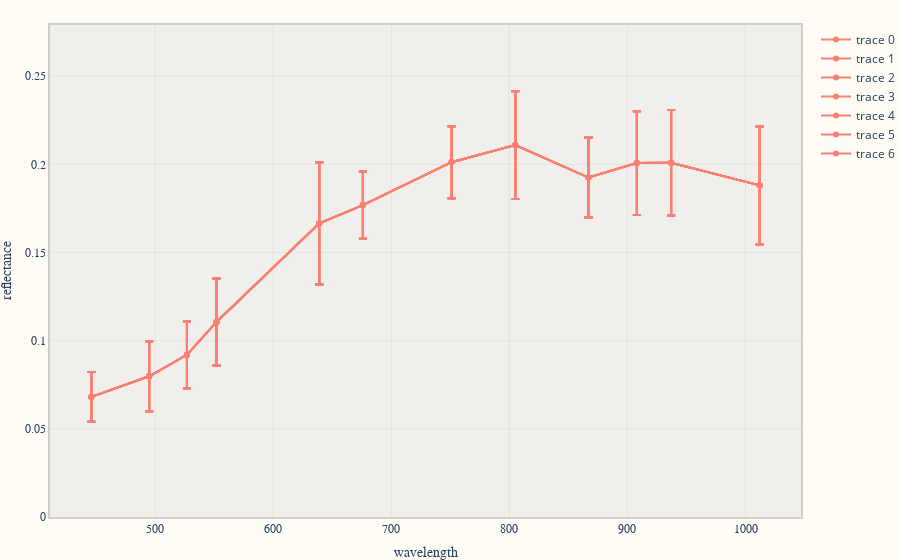

Notebook source saved alongside this figure:
### Code cell
%time fig.add_trace(scatter)

### Figure 1 — Plotly figure (JSON) as saved in the notebook; plotly's stock layout.template omitted (floating-point values rounded to 4 significant figures)
{"data": [{"error_y": {"array": [0.01415, 0.01989, 0.01892, 0.02468, 0.03472, 0.01904, 0.02044, 0.03059, 0.02266, 0.02938, 0.02994, 0.03346], "visible": true}, "line": {"color": "#fa8072"}, "mode": "lines+markers", "text": ["L2_R2, 446", "L0B_R0B, 495", "L1_R1, 527", "R0G_L0G, 552", "R0R_L0R, 639", "L4, 676", "L3, 751", "R3, 805", "L5, 867", "R4, 908", "R5, 937", "L6_R6, 1012"], "type": "scatter", "x": [446, 495, 527, 552, 639, 676, 751, 805, 867, 908, 937, 1012], "y": [0.0681, 0.07983, 0.09198, 0.1106, 0.1665, 0.1769, 0.2013, 0.211, 0.1925, 0.2007, 0.201, 0.1881]}, {"error_y": {"array": [0.01415, 0.01989, 0.01892, 0.02468, 0.03472, 0.01904, 0.02044, 0.03059, 0.02266, 0.02938, 0.02994, 0.03346], "visible": true}, "line": {"color": "#fa8072"}, "mode": "lines+markers", "text": ["L2_R2, 446", "L0B_R0B, 495", "L1_R1, 527", "R0G_L0G, 552", "R0R_L0R, 639", "L4, 676", "L3, 751", "R3, 805", "L5, 867", "R4, 908", "R5, 937", "L6_R6, 1012"], "type": "scatter", "x": [446, 495, 527, 552, 639, 676, 751, 805, 867, 908, 937, 1012], "y": [0.0681, 0.07983, 0.09198, 0.1106, 0.1665, 0.1769, 0.2013, 0.211, 0.1925, 0.2007, 0.201, 0.1881]}, {"error_y": {"array": [0.01415, 0.01989, 0.01892, 0.02468, 0.03472, 0.01904, 0.02044, 0.03059, 0.02266, 0.02938, 0.02994, 0.03346], "visible": true}, "line": {"color": "#fa8072"}, "mode": "lines+markers", "text": ["L2_R2, 446", "L0B_R0B, 495", "L1_R1, 527", "R0G_L0G, 552", "R0R_L0R, 639", "L4, 676", "L3, 751", "R3, 805", "L5, 867", "R4, 908", "R5, 937", "L6_R6, 1012"], "type": "scatter", "x": [446, 495, 527, 552, 639, 676, 751, 805, 867, 908, 937, 1012], "y": [0.0681, 0.07983, 0.09198, 0.1106, 0.1665, 0.1769, 0.2013, 0.211, 0.1925, 0.2007, 0.201, 0.1881]}, {"error_y": {"array": [0.01415, 0.01989, 0.01892, 0.02468, 0.03472, 0.01904, 0.02044, 0.03059, 0.02266, 0.02938, 0.02994, 0.03346], "visible": true}, "line": {"color": "#fa8072"}, "mode": "lines+markers", "text": ["L2_R2, 446", "L0B_R0B, 495", "L1_R1, 527", "R0G_L0G, 552", "R0R_L0R, 639", "L4, 676", "L3, 751", "R3, 805", "L5, 867", "R4, 908", "R5, 937", "L6_R6, 1012"], "type": "scatter", "x": [446, 495, 527, 552, 639, 676, 751, 805, 867, 908, 937, 1012], "y": [0.0681, 0.07983, 0.09198, 0.1106, 0.1665, 0.1769, 0.2013, 0.211, 0.1925, 0.2007, 0.201, 0.1881]}, {"error_y": {"array": [0.01415, 0.01989, 0.01892, 0.02468, 0.03472, 0.01904, 0.02044, 0.03059, 0.02266, 0.02938, 0.02994, 0.03346], "visible": true}, "line": {"color": "#fa8072"}, "mode": "lines+markers", "text": ["L2_R2, 446", "L0B_R0B, 495", "L1_R1, 527", "R0G_L0G, 552", "R0R_L0R, 639", "L4, 676", "L3, 751", "R3, 805", "L5, 867", "R4, 908", "R5, 937", "L6_R6, 1012"], "type": "scatter", "x": [446, 495, 527, 552, 639, 676, 751, 805, 867, 908, 937, 1012], "y": [0.0681, 0.07983, 0.09198, 0.1106, 0.1665, 0.1769, 0.2013, 0.211, 0.1925, 0.2007, 0.201, 0.1881]}, {"error_y": {"array": [0.01415, 0.01989, 0.01892, 0.02468, 0.03472, 0.01904, 0.02044, 0.03059, 0.02266, 0.02938, 0.02994, 0.03346], "visible": true}, "line": {"color": "#fa8072"}, "mode": "lines+markers", "text": ["L2_R2, 446", "L0B_R0B, 495", "L1_R1, 527", "R0G_L0G, 552", "R0R_L0R, 639", "L4, 676", "L3, 751", "R3, 805", "L5, 867", "R4, 908", "R5, 937", "L6_R6, 1012"], "type": "scatter", "x": [446, 495, 527, 552, 639, 676, 751, 805, 867, 908, 937, 1012], "y": [0.0681, 0.07983, 0.09198, 0.1106, 0.1665, 0.1769, 0.2013, 0.211, 0.1925, 0.2007, 0.201, 0.1881]}, {"error_y": {"array": [0.01415, 0.01989, 0.01892, 0.02468, 0.03472, 0.01904, 0.02044, 0.03059, 0.02266, 0.02938, 0.02994, 0.03346], "visible": true}, "line": {"color": "#fa8072"}, "mode": "lines+markers", "text": ["L2_R2, 446", "L0B_R0B, 495", "L1_R1, 527", "R0G_L0G, 552", "R0R_L0R, 639", "L4, 676", "L3, 751", "R3, 805", "L5, 867", "R4, 908", "R5, 937", "L6_R6, 1012"], "type": "scatter", "x": [446, 495, 527, 552, 639, 676, 751, 805, 867, 908, 937, 1012], "y": [0.0681, 0.07983, 0.09198, 0.1106, 0.1665, 0.1769, 0.2013, 0.211, 0.1925, 0.2007, 0.201, 0.1881]}], "layout": {"margin": {"b": 0, "l": 10, "r": 10, "t": 25}, "paper_bgcolor": "rgba(254,252,245,1)", "plot_bgcolor": "rgba(0,0,50,0.05)", "xaxis": {"gridcolor": "rgba(0,0,50,0.05)", "linecolor": "rgba(0,0,25,0.18)", "linewidth": 2, "mirror": true, "showgrid": true, "showline": true, "spikecolor": "rgba(0,0,25,0.18)", "tickcolor": "rgba(36,28,1,1)", "tickfont": {"family": "Fira Mono"}, "title": {"font": {"family": "Fira Mono"}, "text": "wavelength"}, "zerolinecolor": "rgba(0,0,25,0.18)"}, "yaxis": {"gridcolor": "rgba(0,0,50,0.05)", "linecolor": "rgba(0,0,25,0.18)", "linewidth": 2, "mirror": true, "range": [0, 0.2791], "showgrid": true, "showline": true, "spikecolor": "rgba(0,0,25,0.18)", "tickcolor": "rgba(36,28,1,1)", "tickfont": {"family": "Fira Mono"}, "title": {"font": {"family": "Fira Mono"}, "text": "reflectance"}, "zerolinecolor": "rgba(0,0,25,0.18)"}}}
